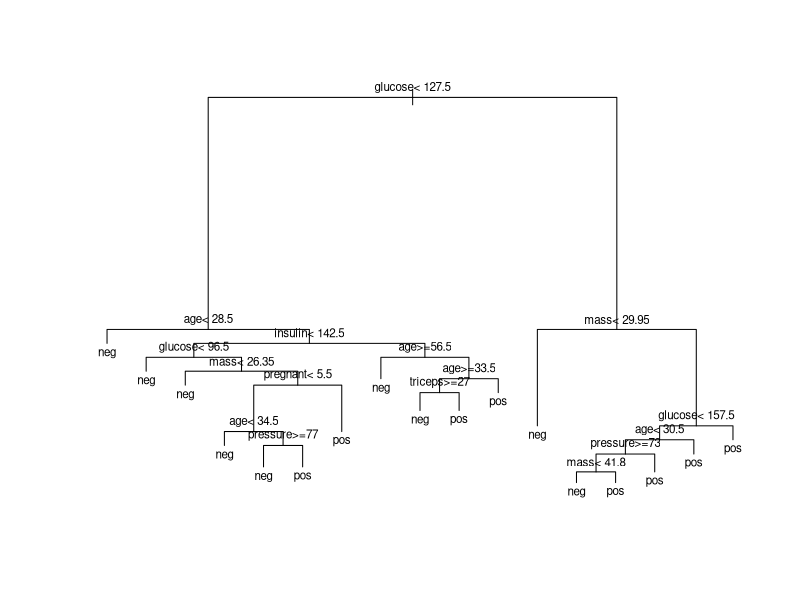

The R script that drew this image: (Note: this script raises an error after producing the figure.)
## ---- chunk 1
if (!require(mlbench)) install.packages("mlbench", dep=TRUE)
## ---- chunk 2
#knitr::include_graphics("images/decTree4Hypertension.png")
## ---- chunk 3
data("PimaIndiansDiabetes2", package = "mlbench")
dplyr::glimpse(PimaIndiansDiabetes2)
# skimr::skim(PimaIndiansDiabetes2)
## ---- chunk 4
library(rpart)
model1 <- rpart(diabetes ~., data = PimaIndiansDiabetes2)
## ---- chunk 5
plot(model1)
text(model1, digits = 3, cex=0.7)
## ---- chunk 6
predicted.classes<- predict(model1, PimaIndiansDiabetes2, "class")
mean(predicted.classes == PimaIndiansDiabetes2$diabetes)
## ---- chunk 7
set.seed(123)
ssize <- nrow(PimaIndiansDiabetes2)
propTrain <- 0.8
training.indices <-sample(1:ssize, floor(ssize*propTrain))
train.data  <- PimaIndiansDiabetes2[training.indices, ]
test.data <- PimaIndiansDiabetes2[-training.indices, ]
## ---- chunk 8
model2 <- rpart(diabetes ~., data = train.data)
## ---- chunk 9
predicted.classes.test<- predict(model2, test.data, "class")
mean(predicted.classes.test == test.data$diabetes)
## ---- chunk 10
knitr::include_graphics("images/splits_nodes_1.png")
## ---- chunk 11
knitr::include_graphics("images/splits_nodes_2.png")
## ---- chunk 12
knitr::include_graphics("images/splits_nodes_3.png")
## ---- chunk 13
knitr::include_graphics("images/BadSplit.png")
## ---- chunk 14
knitr::include_graphics("images/GoodSplit.png")
## ---- chunk 15
knitr::include_graphics("images/Example2-EntropyCalculation.png")
## ---- chunk 16
knitr::include_graphics("images/Example2-IGCalculation.png")
